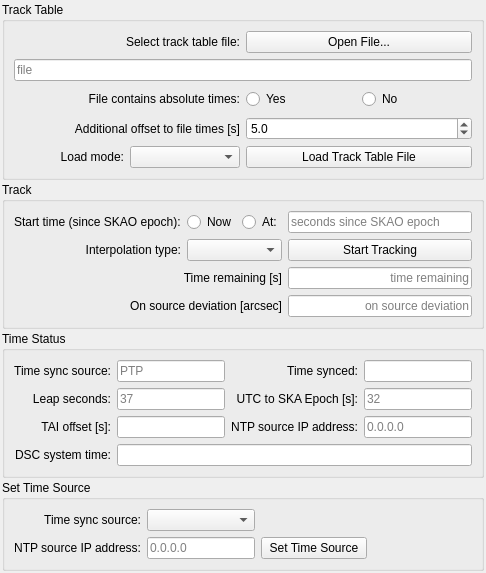
      <widget class="QWidget" name="track">
       <attribute name="title">
        <string>Track</string>
       </attribute>
       <layout class="QVBoxLayout" name="verticalLayout_8">
        <property name="spacing">
         <number>2</number>
        </property>
        <property name="leftMargin">
         <number>2</number>
        </property>
        <property name="topMargin">
         <number>2</number>
        </property>
        <property name="rightMargin">
         <number>2</number>
        </property>
        <property name="bottomMargin">
         <number>2</number>
        </property>
        <item>
         <widget class="QGroupBox" name="groupBox_track_table">
          <property name="sizePolicy">
           <sizepolicy hsizetype="Preferred" vsizetype="Preferred">
            <horstretch>5</horstretch>
            <verstretch>0</verstretch>
           </sizepolicy>
          </property>
          <property name="title">
           <string>Track Table</string>
          </property>
          <layout class="QGridLayout" name="gridLayout_12">
           <item row="0" column="0" colspan="2">
            <widget class="QLabel" name="label_34">
             <property name="text">
              <string>Select track table file:</string>
             </property>
             <property name="alignment">
              <set>Qt::AlignRight|Qt::AlignTrailing|Qt::AlignVCenter</set>
             </property>
            </widget>
           </item>
           <item row="0" column="2" colspan="2">
            <widget class="QPushButton" name="button_select_track_table_file">
             <property name="minimumSize">
              <size>
               <width>0</width>
               <height>22</height>
              </size>
             </property>
             <property name="text">
              <string>Open File...</string>
             </property>
             <property name="opcua" stdset="0">
              <string/>
             </property>
            </widget>
           </item>
           <item row="1" column="0" colspan="4">
            <widget class="QLineEdit" name="line_edit_track_table_file">
             <property name="enabled">
              <bool>true</bool>
             </property>
             <property name="minimumSize">
              <size>
               <width>200</width>
               <height>22</height>
              </size>
             </property>
             <property name="alignment">
              <set>Qt::AlignLeading|Qt::AlignLeft|Qt::AlignVCenter</set>
             </property>
             <property name="readOnly">
              <bool>false</bool>
             </property>
             <property name="placeholderText">
              <string>file</string>
             </property>
             <property name="opcua" stdset="0">
              <string/>
             </property>
             <property name="opcua_type" stdset="0">
              <string>String</string>
             </property>
            </widget>
           </item>
           <item row="2" column="0" colspan="2">
            <widget class="QLabel" name="label_82">
             <property name="minimumSize">
              <size>
               <width>0</width>
               <height>24</height>
              </size>
             </property>
             <property name="baseSize">
              <size>
               <width>0</width>
               <height>0</height>
              </size>
             </property>
             <property name="text">
              <string>File contains absolute times:</string>
             </property>
             <property name="alignment">
              <set>Qt::AlignRight|Qt::AlignTrailing|Qt::AlignVCenter</set>
             </property>
            </widget>
           </item>
           <item row="2" column="2">
            <widget class="QRadioButton" name="button_file_track_absolute_times">
             <property name="enabled">
              <bool>true</bool>
             </property>
             <property name="minimumSize">
              <size>
               <width>0</width>
               <height>20</height>
              </size>
             </property>
             <property name="text">
              <string>Yes</string>
             </property>
             <property name="opcua" stdset="0">
              <string/>
             </property>
             <property name="opcua_type" stdset="0">
              <string>Boolean</string>
             </property>
            </widget>
           </item>
           <item row="2" column="3">
            <widget class="QRadioButton" name="button_file_track_relative_times">
             <property name="minimumSize">
              <size>
               <width>0</width>
               <height>20</height>
              </size>
             </property>
             <property name="text">
              <string>No</string>
             </property>
             <property name="opcua" stdset="0">
              <string/>
             </property>
             <property name="opcua_type" stdset="0">
              <string>Boolean</string>
             </property>
            </widget>
           </item>
           <item row="3" column="0" colspan="2">
            <widget class="QLabel" name="label_87">
             <property name="text">
              <string>Additional offset to file times [s]</string>
             </property>
             <property name="alignment">
              <set>Qt::AlignRight|Qt::AlignTrailing|Qt::AlignVCenter</set>
             </property>
            </widget>
           </item>
           <item row="3" column="2" colspan="2">
            <widget class="QDoubleSpinBox" name="spinbox_file_track_additional_offset">
             <property name="enabled">
              <bool>true</bool>
             </property>
             <property name="minimumSize">
              <size>
               <width>0</width>
               <height>22</height>
              </size>
             </property>
             <property name="decimals">
              <number>1</number>
             </property>
             <property name="value">
              <double>5.000000000000000</double>
             </property>
             <property name="opcua" stdset="0">
              <string/>
             </property>
             <property name="opcua_type" stdset="0">
              <string>Double</string>
             </property>
            </widget>
           </item>
           <item row="4" column="0">
            <widget class="QLabel" name="label_88">
             <property name="text">
              <string>Load mode:</string>
             </property>
             <property name="alignment">
              <set>Qt::AlignRight|Qt::AlignTrailing|Qt::AlignVCenter</set>
             </property>
            </widget>
           </item>
           <item row="4" column="1">
            <widget class="QComboBox" name="combobox_file_track_mode">
             <property name="minimumSize">
              <size>
               <width>0</width>
               <height>22</height>
              </size>
             </property>
             <property name="opcua" stdset="0">
              <string/>
             </property>
             <property name="opcua_type" stdset="0">
              <string>LoadModeType</string>
             </property>
            </widget>
           </item>
           <item row="4" column="2" colspan="2">
            <widget class="QPushButton" name="button_load_track_table">
             <property name="enabled">
              <bool>true</bool>
             </property>
             <property name="minimumSize">
              <size>
               <width>0</width>
               <height>22</height>
              </size>
             </property>
             <property name="text">
              <string>Load Track Table File</string>
             </property>
             <property name="opcua_cmd" stdset="0">
              <string>Tracking.Commands.TrackLoadTable</string>
             </property>
            </widget>
           </item>
          </layout>
         </widget>
        </item>
        <item>
         <widget class="QGroupBox" name="groupBox_track">
          <property name="title">
           <string>Track</string>
          </property>
          <layout class="QGridLayout" name="gridLayout_29">
           <item row="2" column="3">
            <widget class="QPushButton" name="button_start_track_table">
             <property name="enabled">
              <bool>true</bool>
             </property>
             <property name="minimumSize">
              <size>
               <width>0</width>
               <height>22</height>
              </size>
             </property>
             <property name="text">
              <string>Start Tracking</string>
             </property>
             <property name="opcua_cmd" stdset="0">
              <string>Tracking.Commands.TrackStart</string>
             </property>
            </widget>
           </item>
           <item row="1" column="1">
            <widget class="QRadioButton" name="button_start_track_now">
             <property name="enabled">
              <bool>true</bool>
             </property>
             <property name="minimumSize">
              <size>
               <width>0</width>
               <height>22</height>
              </size>
             </property>
             <property name="text">
              <string>Now</string>
             </property>
             <property name="opcua" stdset="0">
              <string/>
             </property>
             <property name="opcua_type" stdset="0">
              <string>Boolean</string>
             </property>
            </widget>
           </item>
           <item row="3" column="3">
            <widget class="QLineEdit" name="opcua_TrackStatus_tr_TimeRemaining">
             <property name="focusPolicy">
              <enum>Qt::NoFocus</enum>
             </property>
             <property name="alignment">
              <set>Qt::AlignRight|Qt::AlignTrailing|Qt::AlignVCenter</set>
             </property>
             <property name="readOnly">
              <bool>true</bool>
             </property>
             <property name="placeholderText">
              <string>time remaining</string>
             </property>
             <property name="opcua" stdset="0">
              <string>Tracking.Status.tr_TimeRemaining</string>
             </property>
            </widget>
           </item>
           <item row="1" column="0">
            <widget class="QLabel" name="label_95">
             <property name="text">
              <string>Start time (since SKAO epoch):</string>
             </property>
            </widget>
           </item>
           <item row="1" column="2">
            <widget class="QRadioButton" name="button_start_track_at">
             <property name="enabled">
              <bool>true</bool>
             </property>
             <property name="minimumSize">
              <size>
               <width>0</width>
               <height>22</height>
              </size>
             </property>
             <property name="text">
              <string>At:</string>
             </property>
             <property name="opcua" stdset="0">
              <string/>
             </property>
            </widget>
           </item>
           <item row="1" column="3">
            <widget class="QLineEdit" name="line_edit_start_track_at">
             <property name="enabled">
              <bool>true</bool>
             </property>
             <property name="minimumSize">
              <size>
               <width>150</width>
               <height>22</height>
              </size>
             </property>
             <property name="text">
              <string/>
             </property>
             <property name="alignment">
              <set>Qt::AlignLeading|Qt::AlignLeft|Qt::AlignVCenter</set>
             </property>
             <property name="readOnly">
              <bool>false</bool>
             </property>
             <property name="placeholderText">
              <string>seconds since SKAO epoch</string>
             </property>
             <property name="clearButtonEnabled">
              <bool>true</bool>
             </property>
            </widget>
           </item>
           <item row="2" column="0">
            <widget class="QLabel" name="label_94">
             <property name="text">
              <string>Interpolation type:</string>
             </property>
             <property name="alignment">
              <set>Qt::AlignRight|Qt::AlignTrailing|Qt::AlignVCenter</set>
             </property>
            </widget>
           </item>
           <item row="3" column="0" colspan="3">
            <widget class="QLabel" name="label_30">
             <property name="text">
              <string>Time remaining [s]</string>
             </property>
             <property name="alignment">
              <set>Qt::AlignRight|Qt::AlignTrailing|Qt::AlignVCenter</set>
             </property>
            </widget>
           </item>
           <item row="2" column="1" colspan="2">
            <widget class="QComboBox" name="combobox_track_start_interpol_type">
             <property name="minimumSize">
              <size>
               <width>0</width>
               <height>22</height>
              </size>
             </property>
             <property name="opcua" stdset="0">
              <string/>
             </property>
             <property name="opcua_type" stdset="0">
              <string>InterpolType</string>
             </property>
            </widget>
           </item>
           <item row="4" column="3">
            <widget class="QLineEdit" name="opcua_TrackStatus_OnSourceDev">
             <property name="focusPolicy">
              <enum>Qt::NoFocus</enum>
             </property>
             <property name="alignment">
              <set>Qt::AlignRight|Qt::AlignTrailing|Qt::AlignVCenter</set>
             </property>
             <property name="readOnly">
              <bool>true</bool>
             </property>
             <property name="placeholderText">
              <string>on source deviation</string>
             </property>
             <property name="opcua" stdset="0">
              <string>Tracking.Status.OnSourceDev</string>
             </property>
            </widget>
           </item>
           <item row="4" column="0" colspan="3">
            <widget class="QLabel" name="label_31">
             <property name="text">
              <string>On source deviation [arcsec]</string>
             </property>
             <property name="alignment">
              <set>Qt::AlignRight|Qt::AlignTrailing|Qt::AlignVCenter</set>
             </property>
            </widget>
           </item>
          </layout>
         </widget>
        </item>
        <item>
         <widget class="QGroupBox" name="groupBox_time_status">
          <property name="title">
           <string>Time Status</string>
          </property>
          <layout class="QGridLayout" name="gridLayout_27">
           <item row="3" column="1" colspan="3">
            <widget class="QLineEdit" name="lineEdit_14">
             <property name="minimumSize">
              <size>
               <width>0</width>
               <height>22</height>
              </size>
             </property>
             <property name="focusPolicy">
              <enum>Qt::NoFocus</enum>
             </property>
             <property name="readOnly">
              <bool>true</bool>
             </property>
             <property name="opcua" stdset="0">
              <string>ServerStatus.CurrentTime</string>
             </property>
            </widget>
           </item>
           <item row="2" column="2">
            <widget class="QLabel" name="label_115">
             <property name="text">
              <string>NTP source IP address:</string>
             </property>
             <property name="alignment">
              <set>Qt::AlignRight|Qt::AlignTrailing|Qt::AlignVCenter</set>
             </property>
            </widget>
           </item>
           <item row="0" column="1">
            <widget class="QLineEdit" name="lineEdit_9">
             <property name="minimumSize">
              <size>
               <width>0</width>
               <height>22</height>
              </size>
             </property>
             <property name="focusPolicy">
              <enum>Qt::NoFocus</enum>
             </property>
             <property name="alignment">
              <set>Qt::AlignJustify|Qt::AlignVCenter</set>
             </property>
             <property name="readOnly">
              <bool>true</bool>
             </property>
             <property name="placeholderText">
              <string>PTP</string>
             </property>
             <property name="opcua" stdset="0">
              <string>Time_cds.Status.DscTimeSyncSource</string>
             </property>
             <property name="opcua_type" stdset="0">
              <string>DscTimeSyncSourceType</string>
             </property>
            </widget>
           </item>
           <item row="1" column="3">
            <widget class="QLineEdit" name="lineEdit_13">
             <property name="minimumSize">
              <size>
               <width>0</width>
               <height>22</height>
              </size>
             </property>
             <property name="focusPolicy">
              <enum>Qt::NoFocus</enum>
             </property>
             <property name="readOnly">
              <bool>true</bool>
             </property>
             <property name="placeholderText">
              <string>32</string>
             </property>
             <property name="opcua" stdset="0">
              <string>Time_cds.Status.UTCtoSkaEpochSec</string>
             </property>
            </widget>
           </item>
           <item row="1" column="1">
            <widget class="QLineEdit" name="lineEdit_8">
             <property name="minimumSize">
              <size>
               <width>0</width>
               <height>22</height>
              </size>
             </property>
             <property name="focusPolicy">
              <enum>Qt::NoFocus</enum>
             </property>
             <property name="readOnly">
              <bool>true</bool>
             </property>
             <property name="placeholderText">
              <string>37</string>
             </property>
             <property name="opcua" stdset="0">
              <string>Time_cds.Status.LeapSecPTP</string>
             </property>
            </widget>
           </item>
           <item row="1" column="2">
            <widget class="QLabel" name="label_117">
             <property name="text">
              <string>UTC to SKA Epoch [s]:</string>
             </property>
             <property name="alignment">
              <set>Qt::AlignRight|Qt::AlignTrailing|Qt::AlignVCenter</set>
             </property>
            </widget>
           </item>
           <item row="2" column="3">
            <widget class="QLineEdit" name="lineEdit_11">
             <property name="minimumSize">
              <size>
               <width>0</width>
               <height>22</height>
              </size>
             </property>
             <property name="focusPolicy">
              <enum>Qt::NoFocus</enum>
             </property>
             <property name="readOnly">
              <bool>true</bool>
             </property>
             <property name="placeholderText">
              <string>0.0.0.0</string>
             </property>
             <property name="opcua" stdset="0">
              <string>Time_cds.Status.TimeSourceAddrNTP</string>
             </property>
            </widget>
           </item>
           <item row="1" column="0">
            <widget class="QLabel" name="label_113">
             <property name="text">
              <string>Leap seconds:</string>
             </property>
             <property name="alignment">
              <set>Qt::AlignRight|Qt::AlignTrailing|Qt::AlignVCenter</set>
             </property>
            </widget>
           </item>
           <item row="0" column="3">
            <widget class="QLineEdit" name="lineEdit_12">
             <property name="minimumSize">
              <size>
               <width>0</width>
               <height>22</height>
              </size>
             </property>
             <property name="focusPolicy">
              <enum>Qt::NoFocus</enum>
             </property>
             <property name="readOnly">
              <bool>true</bool>
             </property>
             <property name="placeholderText">
              <string/>
             </property>
             <property name="opcua" stdset="0">
              <string>Time_cds.Status.TimeSynced</string>
             </property>
             <property name="opcua_type" stdset="0">
              <string>Boolean</string>
             </property>
             <property name="led_colour" stdset="0">
              <string>green</string>
             </property>
            </widget>
           </item>
           <item row="0" column="0">
            <widget class="QLabel" name="label_111">
             <property name="text">
              <string>Time sync source:</string>
             </property>
             <property name="alignment">
              <set>Qt::AlignRight|Qt::AlignTrailing|Qt::AlignVCenter</set>
             </property>
            </widget>
           </item>
           <item row="2" column="0">
            <widget class="QLabel" name="label_114">
             <property name="text">
              <string>TAI offset [s]:</string>
             </property>
             <property name="alignment">
              <set>Qt::AlignRight|Qt::AlignTrailing|Qt::AlignVCenter</set>
             </property>
            </widget>
           </item>
           <item row="0" column="2">
            <widget class="QLabel" name="label_116">
             <property name="text">
              <string>Time synced:</string>
             </property>
             <property name="alignment">
              <set>Qt::AlignRight|Qt::AlignTrailing|Qt::AlignVCenter</set>
             </property>
            </widget>
           </item>
           <item row="3" column="0">
            <widget class="QLabel" name="label_119">
             <property name="text">
              <string>DSC system time:</string>
             </property>
             <property name="alignment">
              <set>Qt::AlignRight|Qt::AlignTrailing|Qt::AlignVCenter</set>
             </property>
            </widget>
           </item>
           <item row="2" column="1">
            <widget class="QLineEdit" name="lineEdit_10">
             <property name="minimumSize">
              <size>
               <width>0</width>
               <height>22</height>
              </size>
             </property>
             <property name="focusPolicy">
              <enum>Qt::NoFocus</enum>
             </property>
             <property name="readOnly">
              <bool>true</bool>
             </property>
             <property name="opcua" stdset="0">
              <string>Time_cds.Status.TAIoffset</string>
             </property>
            </widget>
           </item>
          </layout>
         </widget>
        </item>
        <item>
         <widget class="QGroupBox" name="groupBox_time_source">
          <property name="title">
           <string>Set Time Source</string>
          </property>
          <layout class="QGridLayout" name="gridLayout_28">
           <property name="leftMargin">
            <number>9</number>
           </property>
           <item row="1" column="2">
            <widget class="QPushButton" name="button_set_time_source">
             <property name="enabled">
              <bool>true</bool>
             </property>
             <property name="minimumSize">
              <size>
               <width>0</width>
               <height>22</height>
              </size>
             </property>
             <property name="text">
              <string>Set Time Source</string>
             </property>
             <property name="opcua" stdset="0">
              <string/>
             </property>
            </widget>
           </item>
           <item row="1" column="0">
            <widget class="QLabel" name="label_118">
             <property name="text">
              <string>NTP source IP address:</string>
             </property>
             <property name="alignment">
              <set>Qt::AlignRight|Qt::AlignTrailing|Qt::AlignVCenter</set>
             </property>
            </widget>
           </item>
           <item row="0" column="0">
            <widget class="QLabel" name="label_112">
             <property name="text">
              <string>Time sync source:</string>
             </property>
             <property name="alignment">
              <set>Qt::AlignRight|Qt::AlignTrailing|Qt::AlignVCenter</set>
             </property>
            </widget>
           </item>
           <item row="0" column="1">
            <widget class="QComboBox" name="combobox_time_source">
             <property name="minimumSize">
              <size>
               <width>0</width>
               <height>22</height>
              </size>
             </property>
             <property name="opcua_type" stdset="0">
              <string>DscTimeSyncSourceType</string>
             </property>
             <property name="opcua" stdset="0">
              <string/>
             </property>
            </widget>
           </item>
           <item row="1" column="1">
            <widget class="QLineEdit" name="line_edit_ntp_source_addr">
             <property name="enabled">
              <bool>true</bool>
             </property>
             <property name="minimumSize">
              <size>
               <width>0</width>
               <height>22</height>
              </size>
             </property>
             <property name="placeholderText">
              <string>0.0.0.0</string>
             </property>
             <property name="opcua" stdset="0">
              <string/>
             </property>
            </widget>
           </item>
           <item row="1" column="3">
            <spacer name="horizontalSpacer_7">
             <property name="orientation">
              <enum>Qt::Horizontal</enum>
             </property>
             <property name="sizeHint" stdset="0">
              <size>
               <width>40</width>
               <height>20</height>
              </size>
             </property>
            </spacer>
           </item>
           <item row="0" column="2">
            <spacer name="horizontalSpacer_9">
             <property name="orientation">
              <enum>Qt::Horizontal</enum>
             </property>
             <property name="sizeHint" stdset="0">
              <size>
               <width>40</width>
               <height>20</height>
              </size>
             </property>
            </spacer>
           </item>
          </layout>
         </widget>
        </item>
       </layout>
      </widget>
